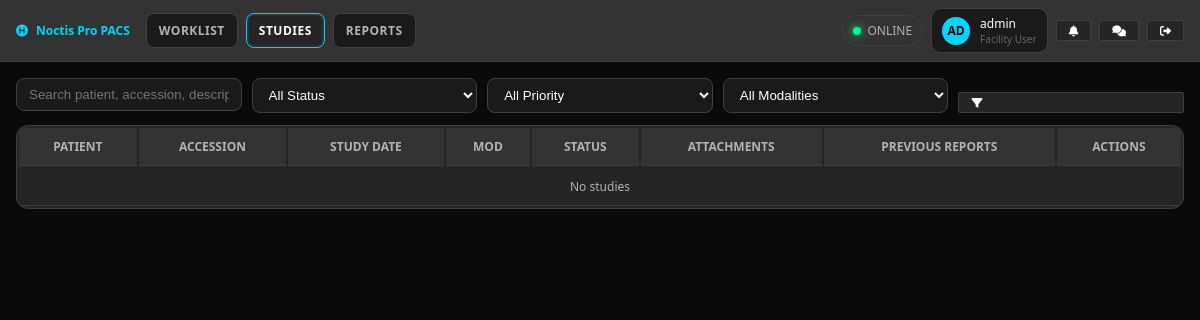
The app's page /worklist/studies/ (signed in), older data.
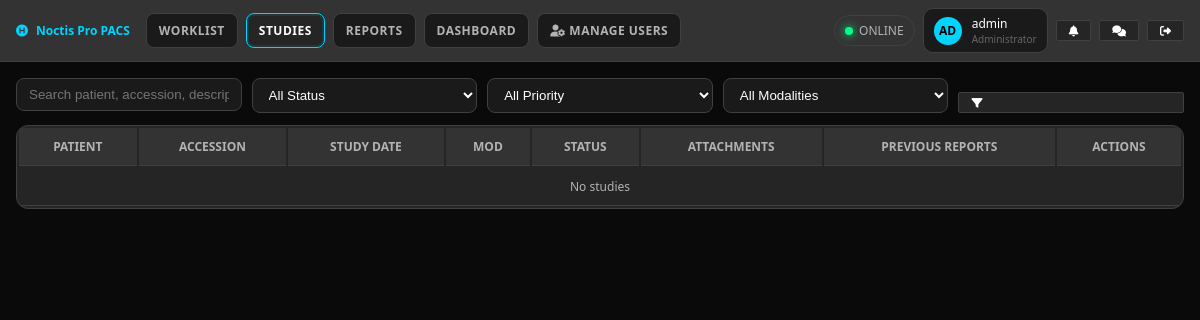
The same page, newer data.
### accounts/models.py (models this page shows, shortened)
class User(AbstractUser):
    USER_ROLES = (
        ('admin', 'Administrator'),
        ('radiologist', 'Radiologist'),
        ('facility', 'Facility User'),
    )
    role = models.CharField(max_length=20, choices=USER_ROLES, default='facility')
    facility = models.ForeignKey(Facility, on_delete=models.CASCADE, null=True, blank=True)
    phone = models.CharField(max_length=20, blank=True)
    license_number = models.CharField(max_length=100, blank=True)
    specialization = models.CharField(max_length=100, blank=True)
    is_verified = models.BooleanField(default=False)
    last_login_ip = models.GenericIPAddressField(null=True, blank=True)
    created_at = models.DateTimeField(auto_now_add=True)
    updated_at = models.DateTimeField(auto_now=True)
    def is_facility_user(self):
        return self.role == 'facility'

### worklist/views.py (the view, shortened to what this page needs)
# urls.py: path('studies/', views.study_list, name='study_list'),
@login_required
def study_list(request):
	user = request.user
	if user.is_facility_user() and getattr(user, 'facility', None):
		studies = Study.objects.filter(facility=user.facility)
	else:
		studies = Study.objects.all()
	status_filter = request.GET.get('status')
	if status_filter:
		studies = studies.filter(status=status_filter)
	priority_filter = request.GET.get('priority')
	if priority_filter:
		studies = studies.filter(priority=priority_filter)
	modality_filter = request.GET.get('modality')
	if modality_filter:
		studies = studies.filter(modality__code=modality_filter)
	search_query = request.GET.get('search')
	studies = studies.select_related('patient', 'facility', 'modality', 'radiologist').prefetch_related('attachments').order_by('-study_date')
	paginator = Paginator(studies, 25)
	page_number = request.GET.get('page')
	studies_page = paginator.get_page(page_number)
	modalities = Modality.objects.filter(is_active=True)
	page_studies = list(studies_page.object_list)
	patient_ids = list({s.patient_id for s in page_studies})
	study_ids = [s.id for s in page_studies]
	all_reports = Report.objects.filter(study__patient_id__in=patient_ids).select_related('study', 'radiologist').order_by('-report_date')
	reports_by_patient = {}
	for rep in all_reports:
		reports_by_patient.setdefault(rep.study.patient_id, []).append(rep)
	previous_reports_map = {}
	for s in page_studies:
		items = [r for r in reports_by_patient.get(s.patient_id, []) if r.study_id != s.id]
		previous_reports_map[s.id] = items[:5]  # cap in template
	atts = StudyAttachment.objects.filter(study_id__in=study_ids, is_current_version=True).order_by('-upload_date')
	attachments_map = {}
	for a in atts:
		attachments_map.setdefault(a.study_id, []).append(a)
	context = {
		'studies': studies_page,
		'modalities': modalities,
		'status_filter': status_filter,
		'priority_filter': priority_filter,
		'modality_filter': modality_filter,
		'search_query': search_query,
		'user': user,
		'previous_reports_map': previous_reports_map,
		'attachments_map': attachments_map,
	}
	return render(request, 'worklist/study_list.html', context)

### templates/worklist/study_list.html (shortened to what this page needs)
{% load dicts %}
<!DOCTYPE html>
<html lang="en">
<head>
    <link href="https://cdnjs.cloudflare.com/ajax/libs/font-awesome/6.4.0/css/all.min.css" rel="stylesheet">
    {% load static %}
    <link href="{% static 'css/dicom-viewer-buttons.css' %}" rel="stylesheet">
</head>
<body>
    <div class="dashboard-container">
        <nav class="top-navbar">
            <div class="nav-left">
                <div class="logo">
                    <i class="fas fa-hospital-symbol"></i>
                    Noctis Pro PACS
                </div>
                <div class="nav-tabs">
                    <div class="nav-tab" onclick="window.location.href='{% url 'worklist:dashboard' %}'">WORKLIST</div>
                    <div class="nav-tab active" onclick="window.location.href='{% url 'worklist:study_list' %}'">STUDIES</div>
                    <div class="nav-tab" onclick="window.location.href='{% url 'reports:report_list' %}'">REPORTS</div>
                    {% if user.is_authenticated and user.role == 'admin' %}
                    <div class="nav-tab" onclick="window.location.href='{% url 'admin_panel:dashboard' %}'">DASHBOARD</div>
                    <div class="nav-tab" onclick="window.location.href='{% url 'admin_panel:user_management' %}'"><i class="fas fa-user-cog"></i> MANAGE USERS</div>
                    {% endif %}
                </div>
            </div>
            <div class="nav-right">
                <div class="status-indicator">
                    <div class="status-dot"></div>
                    <span>ONLINE</span>
                </div>
                <div class="user-info">
                    <div class="user-avatar">{{ user.get_full_name|default:user.username|slice:":2"|upper }}</div>
                    <div>
                        <div>{{ user.get_full_name|default:user.username }}</div>
                        <div style="color: var(--text-muted); font-size: 10px;">{% if user.role == 'admin' %}Administrator{% elif user.role == 'radiologist' %}Radiologist{% else %}Facility User{% endif %}</div>
                    </div>
                </div>
                <button type="button" class="btn-control" onclick="window.location.href='{% url 'notifications:notification_list' %}'"   title="Notifications">
                    <i class="fas fa-bell"></i><span id="notifBadge" style="display:none">0</span>
                </button>
                <button type="button" class="btn-control" onclick="window.location.href='{% url 'chat:chat_rooms' %}'"   title="Chats">
                    <i class="fas fa-comments"></i>
                </button>
                {% if user.is_authenticated %}
                <button type="button" class="btn-control" onclick="window.location.href='{% url 'accounts:logout' %}'"   title="Logout">
                    <i class="fas fa-sign-out-alt"></i>
                </button>
                {% endif %}
            </div>
        </nav>
        <div class="main-content">
	<div class="filters">
		<div class="search-input"><input type="text" id="search" placeholder="Search patient, accession, description…" value="{{ search_query|default:'' }}"></div>
		<select id="status" class="form-select form-control-medical">
			<option value="">All Status</option>
		</select>
		<select id="priority" class="form-select form-control-medical">
			<option value="">All Priority</option>
		</select>
		<select id="modality" class="form-select form-control-medical">
			<option value="">All Modalities</option>
		</select>
		<button type="button" class="btn-control" id="applyFilters" title="Apply Filters"><i class="fas fa-filter"></i></button>
	</div>
	<div class="table-card">
		<table class="table table-dark table-hover mb-0">
			<thead>
				<tr>
					<th>Patient</th>
					<th>Accession</th>
					<th>Study Date</th>
					<th>Mod</th>
					<th>Status</th>
					<th>Attachments</th>
					<th>Previous Reports</th>
					<th>Actions</th>
				</tr>
			</thead>
			<tbody>
			{% for s in studies %}
			<tr>
				<td>
					<div class="d-flex align-items-center justify-content-between">
						<div class="fw-bold">{{ s.patient.full_name }}</div>
						<a class="btn-control" href="{% url 'worklist:upload_attachment' s.id %}" title="Attach files for {{ s.patient.full_name }}">
							<i class="fas fa-paperclip"></i>
						</a>
					</div>
					<div class="text-secondary small">{{ s.patient.patient_id }}</div>
				</td>
				<td class="accession">{{ s.accession_number }}</td>
				<td>{{ s.study_date|date:"M d, Y H:i" }}</td>
				<td><span class="badge-mod">{{ s.modality.code }}</span></td>
				<td><span class="status-pill">{{ s.status|title }}</span></td>
				<td>
					<div class="attachments">
						{% for a in attachments_map|get_item:s.id %}
							<a class="attachment-chip" href="{% url 'worklist:view_attachment' a.id %}" title="View attachment">
								{% if a.file_type == 'dicom_study' %}<i class="fas fa-cubes"></i>{% elif a.file_type == 'pdf_document' %}<i class="fas fa-file-pdf"></i>{% elif a.file_type == 'image' %}<i class="fas fa-image"></i>{% else %}<i class="fas fa-paperclip"></i>{% endif %}
								{{ a.name|truncatechars:24 }}
							</a>
						{% empty %}
							<span class="text-secondary">None</span>
						{% endfor %}
					</div>
				</td>
				<td>
					<div class="prev-reports">
						{% for r in previous_reports_map|get_item:s.id %}
							<a class="attachment-chip" href="{% url 'reports:write_report' r.study.id %}" title="{{ r.get_status_display }} by {{ r.radiologist.get_full_name }}">
								<i class="fas fa-file-medical"></i>{{ r.status|title }} {{ r.report_date|date:"Y-m-d" }}
							</a>
						{% empty %}
							<span class="text-secondary">None</span>
						{% endfor %}
					</div>
				</td>
				<td>
					<div class="d-flex gap-2">
						<a class="btn-control" href="{% url 'worklist:study_detail' s.id %}" title="Open"><i class="fas fa-folder-open"></i></a>
						<a class="btn-dicom-viewer btn-sm" href="{% url 'dicom_viewer:viewer' %}?study={{ s.id }}" title="View in DICOM Viewer"><i class="fas fa-eye"></i></a>
						<a class="btn-control" href="{% url 'reports:write_report' s.id %}" title="Report"><i class="fas fa-file-medical"></i></a>
					</div>
				</td>
			</tr>
			{% empty %}
			<tr><td colspan="8" class="empty">No studies</td></tr>
			{% endfor %}
			</tbody>
		</table>
	</div>
</div>
        </div>
</body>
</html>

### templates/worklist/study_list.html (style rules this page uses)
:root { --primary-bg: #0a0a0a; --secondary-bg: #1a1a1a; --card-bg: #252525; --card-surface: #252525; --header-bg: #333333; --border-color: #404040; --accent-color: #00d4ff; --text-primary: #ffffff; --text-secondary: #b3b3b3; --text-muted: #666666; --success-color: #00ff88; --warning-color: #ffaa00; --danger-color: #ff4444; --urgent-color: #ff0066; --scheduled-color: #4a90e2; --in-progress-color: #f5a623; --completed-color: #7ed321; --cancelled-color: #d0021b; }
* { margin: 0; padding: 0; box-sizing: border-box; }
body { font-family: 'Segoe UI', Tahoma, Geneva, Verdana, sans-serif; background: var(--primary-bg); color: var(--text-primary); font-size: 12px; overflow: hidden; }
.dashboard-container { height: 100vh; display: flex; flex-direction: column; }
.top-navbar { background: var(--header-bg); border-bottom: 1px solid var(--border-color); padding: 8px 16px; display: flex; justify-content: space-between; align-items: center; }
.nav-left { display: flex; align-items: center; gap: 16px; }
.logo { color: var(--accent-color); font-weight: 700; display: flex; align-items: center; gap: 8px; }
.nav-tabs { display: flex; gap: 8px; }
.nav-tab { padding: 8px 12px; background: var(--secondary-bg); border: 1px solid var(--border-color); border-radius: 8px; color: var(--text-secondary); font-weight: 600; letter-spacing: 0.5px; cursor: pointer; user-select: none; transition: all 0.2s ease; }
.nav-tab.active, .nav-tab:hover { background: var(--card-bg); color: var(--text-primary); border-color: var(--accent-color); box-shadow: 0 0 0 2px rgba(0, 212, 255, 0.1) inset; }
.nav-right { display: flex; align-items: center; gap: 8px; }
.status-indicator { display: flex; align-items: center; gap: 6px; padding: 6px 10px; border: 1px solid var(--border-color); border-radius: 999px; color: var(--text-secondary); }
.status-dot { width: 8px; height: 8px; background: var(--success-color); border-radius: 50%; box-shadow: 0 0 10px var(--success-color); }
.user-info { display: flex; align-items: center; gap: 10px; padding: 6px 10px; border: 1px solid var(--border-color); border-radius: 10px; background: var(--secondary-bg); }
.user-avatar { width: 28px; height: 28px; border-radius: 50%; background: var(--accent-color); color: #000; display: flex; align-items: center; justify-content: center; font-weight: 700; }
.btn-control { background: var(--card-bg); border: 1px solid var(--border-color); color: var(--text-primary); padding: 4px 12px; font-size: 11px; cursor: pointer; border-radius: 2px; transition: all 0.2s ease; display: inline-flex; align-items: center; gap: 4px; text-decoration: none; }
.main-content { flex: 1; padding: 16px; overflow: auto; }
.filters { display: grid; grid-template-columns: repeat(5, minmax(160px, 1fr)); gap: 10px; margin-bottom: 12px; }
.filters .btn-control { align-self: end; }
.table-card { background: var(--card-bg); border: 1px solid var(--border-color); border-radius: 12px; overflow: hidden; }
.table-card table { width: 100%; }
.table-card th { background: var(--header-bg); color: var(--text-secondary); text-transform: uppercase; font-size: 12px; padding: 10px; border-bottom: 1px solid var(--border-color); }
.table-card td { padding: 10px; border-bottom: 1px solid var(--border-color); vertical-align: top; }
.search-input { position: relative; }
.search-input input { width: 100%; background: var(--secondary-bg); border: 1px solid var(--border-color); color: var(--text-primary); border-radius: 8px; padding: 8px 12px; }
.form-select { background: var(--secondary-bg); border: 1px solid var(--border-color); color: var(--text-primary); border-radius: 8px; padding: 8px 12px; }
.empty { text-align: center; color: var(--text-secondary); padding: 24px; }
.mb-0 { margin-bottom: 0; }

Row changes from the older to the newer data that the page shows:
changed User "AD": role "facility" → "admin" (drawn)
Text that changed along with them:
text no longer shown: "Facility User"
text now shown: "DASHBOARD MANAGE USERS Administrator"
